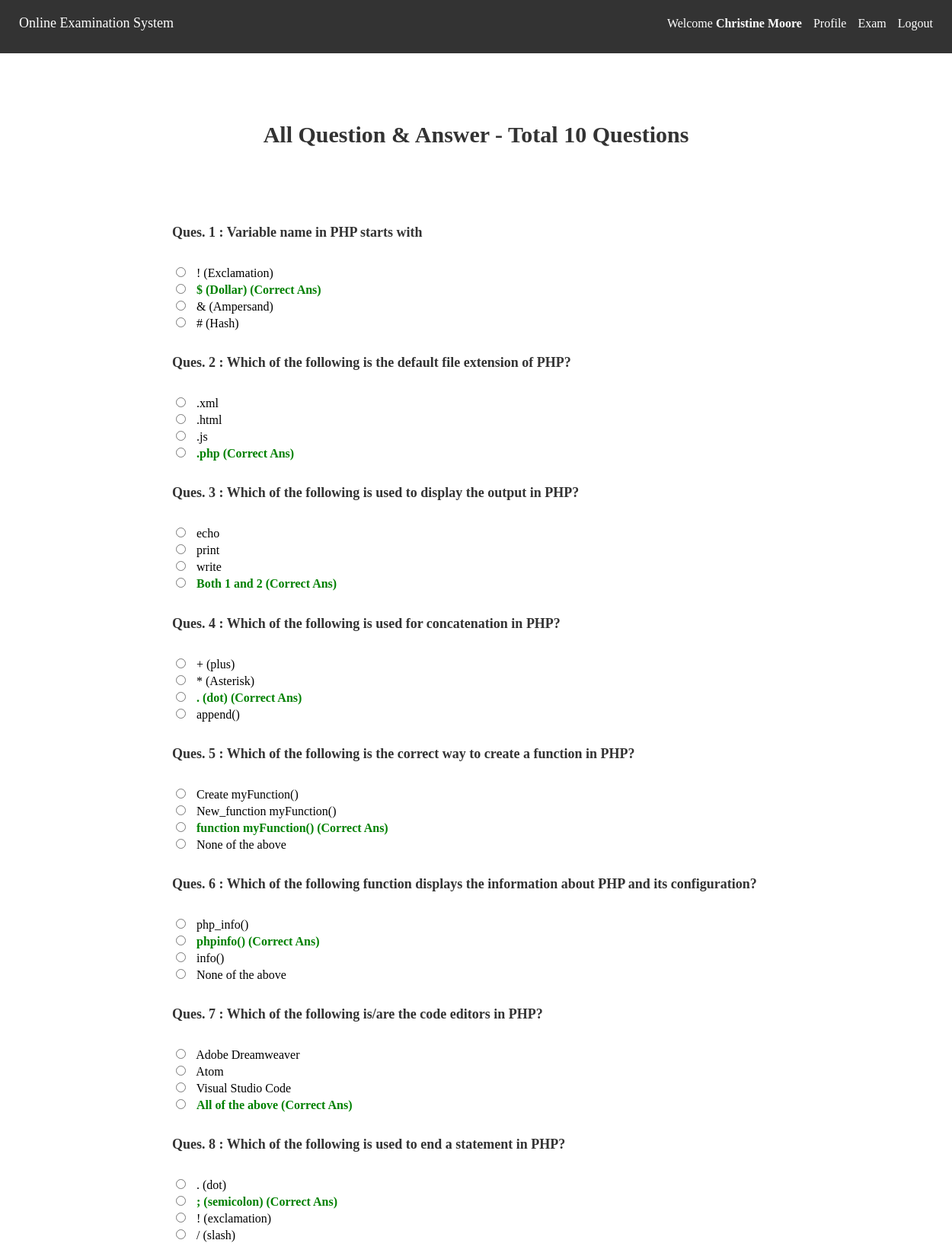
Screenshot of /viewans.php (signed in, upper part) with the database file from the repository.
### tables this page shows
CREATE TABLE `tbl_ques` (
  `id` int(11) NOT NULL,
  `quesNo` int(11) NOT NULL,
  `ques` text NOT NULL
);

CREATE TABLE `tbl_ans` (
  `id` int(11) NOT NULL,
  `quesNo` int(11) NOT NULL,
  `rightAns` int(11) NOT NULL DEFAULT '0',
  `ans` text NOT NULL
);

### classes/Exam.php (called while the page is built, shortened)
<?php
$filepath = realpath(dirname(__FILE__));
include_once ($filepath.'/../lib/Database.php');
class Exam{
	private $db;
	public function __construct(){
		$this->db = new Database();
	}
 public function getqueData(){
   $query = "SELECT * FROM tbl_ques ORDER BY quesNo ASC";
   $result = $this->db->select($query);
   return $result;
 }
 public function getTotalRows(){
   $query     = "SELECT * FROM tbl_ques";
   $getResult = $this->db->select($query);
   $total     = $getResult->num_rows;
   return $total;
 }
 public function getAnswer($quesnumber){
   $query = "SELECT * FROM tbl_ans WHERE quesNo = '$quesnumber'";
   $result = $this->db->select($query);
   return $result;
 }
}
?>

### lib/Database.php (called while the page is built, shortened)
<?php
class Database {
    public $host   = DB_HOST;
    public $user   = DB_USER;
    public $pass   = DB_PASS;
    public $dbname = DB_NAME;
    public $link;
    private function connectDB() {
        $this->link = new mysqli($this->host, $this->user, $this->pass, $this->dbname);
    }
    public function select($query) {
        $result = $this->link->query($query);
        if ($result->num_rows > 0) {
            return $result;
        } else {
            return false;
        }
    }
}

### viewans.php (the view, shortened to what this page needs)
<?php include 'inc/header.php'; ?>
<?php
$total    = $exam->getTotalRows();
?>
<div class="container" style="width: 100%; padding: 20px; max-width: 1200px; margin: 0 auto;">
    <div class="row" style="display: flex; flex-wrap: wrap; justify-content: center; gap: 20px;">
        <div style="text-align: center; flex-basis: 100%; margin-top: 50px;">
            <h1 style="font-size: 30px; color: #333;">All Question & Answer - Total <?php echo $total; ?> Questions</h1>
        </div>
        <div style="flex-basis: 10%;"></div>
        <div style="flex-basis: 80%; max-width: 800px;">
            <form method="post" action="starttest.php">
                <table style="width: 100%; border-collapse: collapse; margin-top: 30px;">
                    <?php
                    $getQues = $exam->getqueData();
                    if ($getQues) {
                        while ($question = $getQues->fetch_assoc()) {
                            ?>
                            <tr>
                                <td colspan="2">
                                    <h5 style="font-size: 18px; color: #333;">Ques. <?php echo $question['quesNo']." : ".$question['ques']; ?></h5>
                                </td>
                            </tr>
                            <?php
                            $quesnumber = $question['quesNo'];
                            $answer = $exam->getAnswer($quesnumber);
                            if ($answer) {
                                $counter = 1;
                                while ($result = $answer->fetch_assoc()) {
                                    ?>
                                    <tr>
                                        <td>
                                            <input type="radio" name="ques<?php echo $quesnumber; ?>" value="<?php echo $counter; ?>" style="margin-right: 10px;"
                                            <?php echo ($result['rightAns'] == '1') ? 'style="background-color: green;"' : ''; ?> />
                                            <?php
                                            if ($result['rightAns'] == '1') {
                                                echo "<span style='color: green; font-weight: bold;'>".$result['ans']." (Correct Ans)</span>";
                                            } else {
                                                echo $result['ans'];
                                            }
                                            ?>
                                        </td>
                                    </tr>
                                    <?php
                                    $counter++;
                                }
                            }
                        }
                    }
                    ?>
                </table>
            </form>
        </div>
        <div style="flex-basis: 10%;"></div>
    </div>
</div>

### rows the page displays
tbl_ques: quesNo "1", ques "Variable name in PHP starts with"
tbl_ans: ans "! (Exclamation)"
tbl_ans: ans "$ (Dollar)"
tbl_ans: ans "& (Ampersand)"
tbl_ans: ans "# (Hash)"
tbl_ques: quesNo "2", ques "Which of the following is the default file extension of PHP?"
tbl_ans: ans ".xml"
tbl_ans: ans ".html"
tbl_ans: ans ".js"
tbl_ans: ans ".php"
tbl_ques: quesNo "3", ques "Which of the following is used to display the output in PHP?"
tbl_ans: ans "echo"
tbl_ans: ans "print"
tbl_ans: ans "write"
tbl_ans: ans "Both 1 and 2"
tbl_ques: quesNo "4", ques "Which of the following is used for concatenation in PHP?"
tbl_ans: ans "+ (plus)"
tbl_ans: ans "* (Asterisk)"
tbl_ans: ans ". (dot)"
tbl_ans: ans "append()"
tbl_ques: quesNo "5", ques "Which of the following is the correct way to create a function in PHP?"
tbl_ans: ans "Create myFunction()"
tbl_ans: ans "New_function myFunction()"
tbl_ans: ans "function myFunction()"
tbl_ans: ans "None of the above"
tbl_ques: quesNo "6", ques "Which of the following function displays the information about PHP and its configuration?"
tbl_ans: ans "php_info()"
tbl_ans: ans "phpinfo()"
tbl_ans: ans "info()"
tbl_ans: ans "None of the above"
tbl_ques: quesNo "7", ques "Which of the following is/are the code editors in PHP?"
tbl_ans: ans "Adobe Dreamweaver"
tbl_ans: ans "Atom"
tbl_ans: ans "Visual Studio Code"
tbl_ans: ans "All of the above"
tbl_ques: quesNo "8", ques "Which of the following is used to end a statement in PHP?"
tbl_ans: ans ". (dot)"
tbl_ans: ans "; (semicolon)"
tbl_ans: ans "! (exclamation)"
tbl_ans: ans "/ (slash)"

### other values shown
Session::get("name") "Christine Moore"
$total "10"
